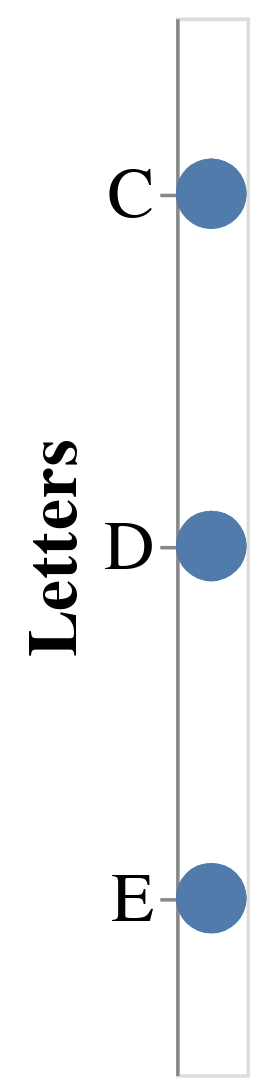

Source (notebook cell):
### Markdown cell above
### Visual encodings can be created with the `encode()` method of the `Chart` object. For example, we can start by mapping the `y` axis of the chart to column `Letters`:

### Code cell
chart = alt.Chart(data).mark_circle().encode(alt.Y('Letters'))
chart

### Figure 1 — Vega-Lite specification as saved in the notebook (floating-point values rounded to 4 significant figures)
{"height": 300, "config": {"style": {"circle": {"size": 400}, "point": {"size": 30}, "square": {"size": 400}}, "legend": {"symbolSize": 20, "titleFontSize": 20, "labelFontSize": 20}, "axis": {"titleFontSize": 20, "labelFontSize": 20}}, "data": {"name": "data-e1f27bdda7bfd6fed066714f7c229752"}, "mark": "circle", "encoding": {"y": {"type": "nominal", "field": "Letters"}}, "$schema": "https://vega.github.io/schema/vega-lite/v4.0.2.json", "datasets": {"data-e1f27bdda7bfd6fed066714f7c229752": [{"Letters": "C", "Numbers": 2}, {"Letters": "C", "Numbers": 7}, {"Letters": "C", "Numbers": 4}, {"Letters": "D", "Numbers": 1}, {"Letters": "D", "Numbers": 2}, {"Letters": "D", "Numbers": 6}, {"Letters": "E", "Numbers": 8}, {"Letters": "E", "Numbers": 4}, {"Letters": "E", "Numbers": 7}]}}
